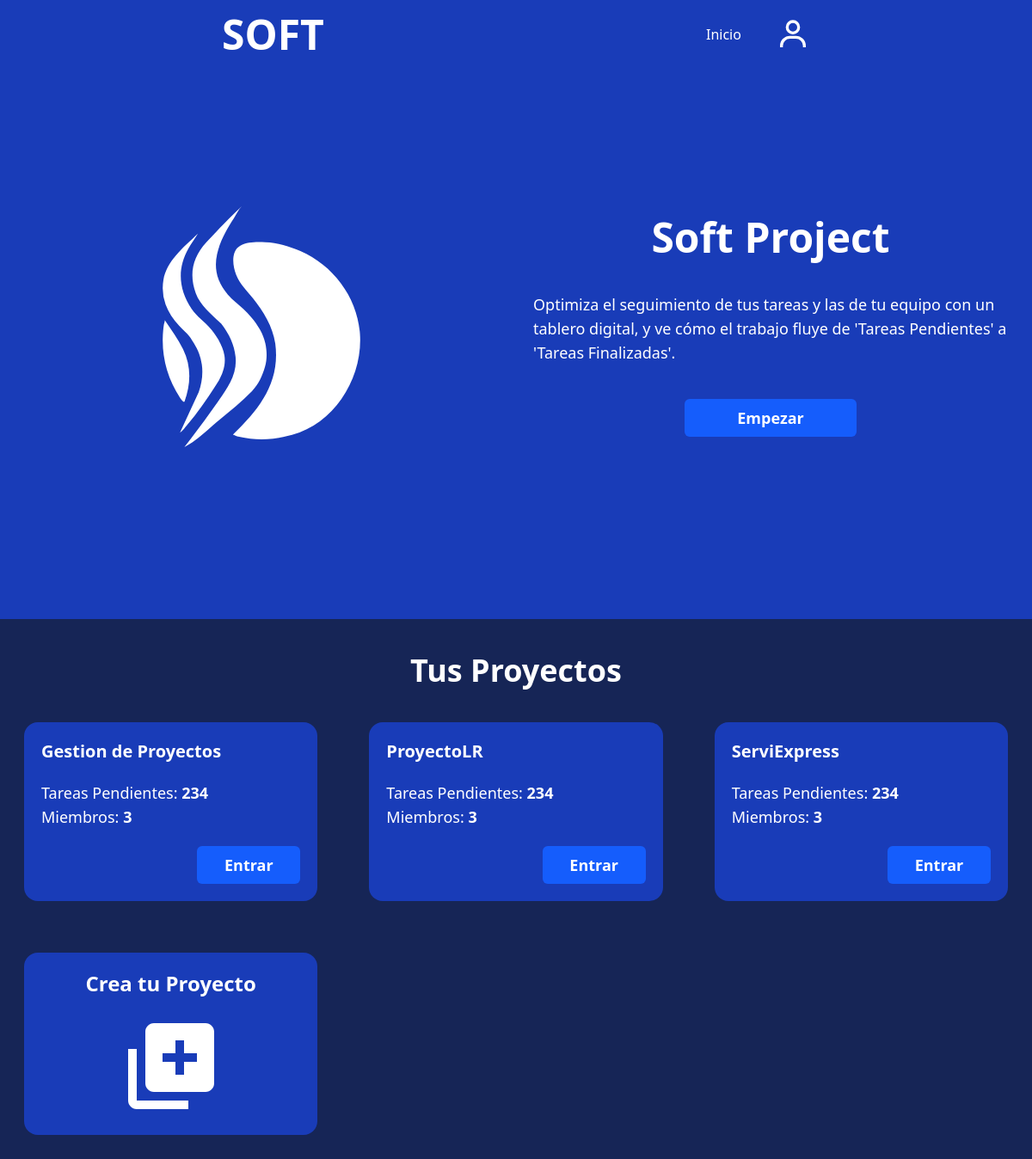
The app's page / (signed in), older data.
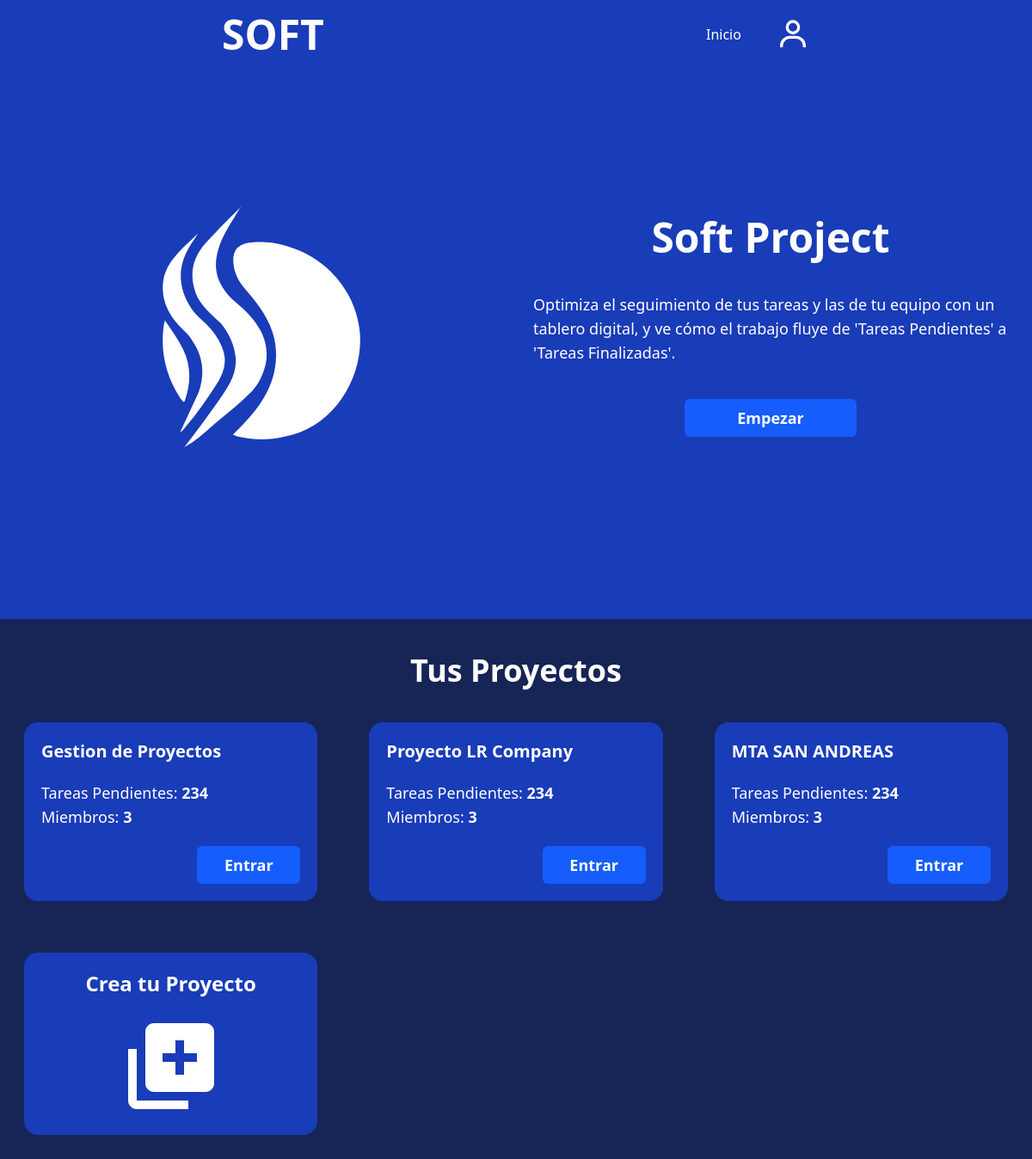
The same page, newer data.
### GestionProyecto/models.py (models this page shows)
class miembros_proyecto(models.Model):
    id_proyecto = models.ForeignKey(Proyectos, on_delete=models.CASCADE)
    usuario = models.ForeignKey(Usuarios, on_delete=models.CASCADE)
    is_admin = models.BooleanField(default=False)

class Proyectos(models.Model):
    id_proyecto = models.AutoField(primary_key=True)
    nombre = models.CharField(max_length=100)
    estado = models.BooleanField(default=True)
    fecha_creacion = models.DateTimeField(auto_now_add=True)
    fecha_modificacion = models.DateTimeField(auto_now=True)

### GestionProyecto/views.py (the view, shortened to what this page needs)
# urls.py: path("", views.inicio, name="Inicio"),
def inicio(request):
    if request.user.is_authenticated:
        userProyectos = miembros_proyecto.objects.filter(usuario=request.user)
        return render(request, 'inicio.html', {
            'proyectos': userProyectos
        })
    else:
        return render(request, 'inicio.html')

### GestionProyecto/templates/inicio.html (shortened to what this page needs)
{% extends "index.html" %}
{% load static %}
{% block Contenido %}
<header class="h-max  bg-blue-800 text-white flex flex-col items-center px-7 pb-10">
    <nav class="flex flex-col w-full md:flex-row justify-center md:justify-around items-center gap-4 p-4">
        <h2 class="text-5xl  font-black">SOFT</h2>
        <div class="flex items-center gap-10 font-medium">
            <a href="#">Inicio</a>
            {% if user.is_authenticated %}
            <a href='{% url "Perfil" %}' class="cursor-pointer">
                <svg class="fill-white h-10 w-10" xmlns="http://www.w3.org/2000/svg" viewBox="0 0 24 24">
                    <path d="M12 2a5 5 0 1 0 5 5 5 5 0 0 0-5-5m0 8a3 3 0 1 1 3-3 3 3 0 0 1-3 3m9 11v-1a7 7 0 0 0-7-7h-4a7 7 0 0 0-7 7v1h2v-1a5 5 0 0 1 5-5h4a5 5 0 0 1 5 5v1z"/>
                </svg>
            </a>
            {% else %}
            <a href="{% url "Login" %}">Login</a>
            <a href="{% url "Registro" %}">Registro</a>
            {% endif %}
        </div>
    </nav>
    <section class="grid place-items-center justify-center md:grid-flow-col md:my-40 auto-cols-fr  gap-10">
        <figure class="w-70 h-70 my-10 md:my-0">
        </figure>
        <article class="flex flex-col gap-10 place-items-center">
            <h3 class="text-5xl  font-black">Soft Project</h3>
            <p class="text-lg">Optimiza el seguimiento de tus tareas y las de tu equipo con un tablero digital, y ve cómo el trabajo fluye de 'Tareas Pendientes' a 'Tareas Finalizadas'.</p>
            <a href="#proyectos" class="botonStyle text-center">Empezar</a>
        </article>
    </section>
</header>
<main class="h-max text-white flex flex-col items-center px-7 py-10">
    {% if user.is_authenticated %}
    <section id="proyectos" class="w-full">
        <h3 class="text-4xl font-bold text-center mb-10">Tus Proyectos</h3>
        <article class="grid my-5 gap-15 md:grid-cols-2 lg:grid-cols-3 2xl:grid-cols-4">
            {% for proyecto in proyectos %}
                <div class="bg-blue-800 w-full h-max rounded-2xl p-5">
                    <h4 class="text-xl font-bold mb-5">{{ proyecto.id_proyecto.nombre }}</h4>
                    <span class="text-lg font-medium">Tareas Pendientes: <strong>234</strong> </span>
                    <p class="text-lg font-medium">Miembros: <strong>3</strong> </p>
                    <div class="w-full flex flex-row-reverse">
                        <a href='{% url "ProyectoTablero" proyecto.id_proyecto.id_proyecto %}' class="botonStyle w-30 mt-5 text-center">Entrar</a>
                    </div>
                </div>
            {% endfor %}
            <div onclick="openModalCrearProyecto()" class="bg-blue-800 cursor-pointer select-none w-full h-max rounded-2xl p-5 flex flex-col justify-center items-center">
                <h4 class="text-2xl font-bold mb-5">Crea tu Proyecto</h4>
                <figure>
                    <svg class="fill-white w-30 h-30" xmlns="http://www.w3.org/2000/svg" viewBox="0 0 24 24">
                        <path d="M20 2H8c-1.103 0-2 .897-2 2v12c0 1.103.897 2 2 2h12c1.103 0 2-.897 2-2V4c0-1.103-.897-2-2-2m-2 9h-3v3h-2v-3h-3V9h3V6h2v3h3zM4 22h12v-2H4V8H2v12c0 1.103.897 2 2 2"/>
                    </svg>
                </figure>
            </div>
        </article>
    </section>
    {% endif %}
</main>
{% endblock Contenido %}

### GestionProyecto/templates/index.html (shortened to what this page needs)
{% load static %}
<!DOCTYPE html>
<html lang="en" class="scroll-smooth">
<head>
    <link rel="stylesheet" href="{% static 'style.css' %}">
</head>
<body class="bg-blue-950 h-screen">
    {% block Contenido %}
    {% endblock Contenido %}
</body>
</html>

Row changes from the older to the newer data that the page shows:
removed miembros_proyecto: id_proyecto.nombre "ProyectoLR"
removed miembros_proyecto: id_proyecto.nombre "ServiExpress"
added miembros_proyecto: id_proyecto.nombre "Proyecto LR Company"
added miembros_proyecto: id_proyecto.nombre "MTA SAN ANDREAS"
